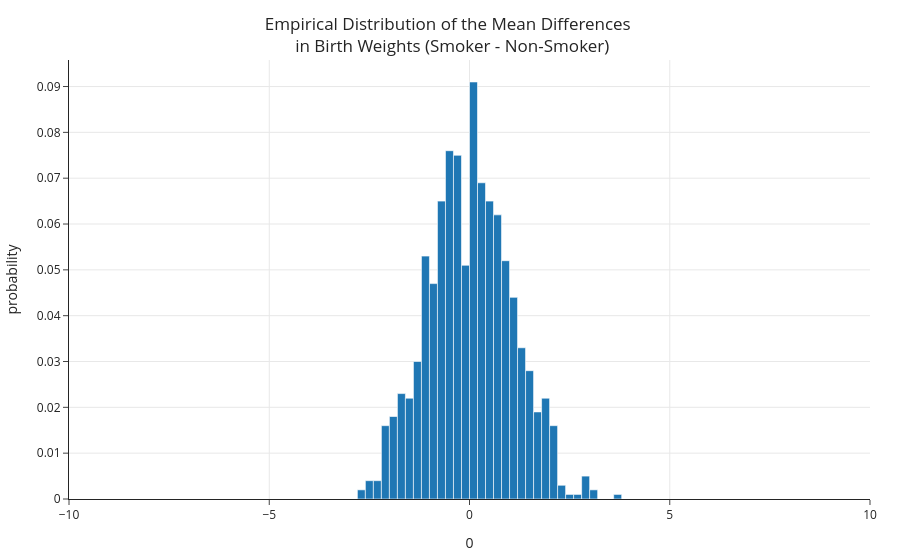

Notebook source saved alongside this figure:
### Markdown cell above
### Conclusion of the test

### Code cell
fig = px.histogram(
    pd.DataFrame(differences), x=0, nbins=50, histnorm='probability', 
    title='Empirical Distribution of the Mean Differences <br> in Birth Weights (Smoker - Non-Smoker)')
fig.add_vline(x=observed_difference, line_color='red')
fig.update_layout(xaxis_range=[-10, 10], margin=dict(t=60))

### Figure 1 — Plotly figure (JSON) as saved in the notebook; plotly's stock layout.template omitted (floating-point values rounded to 4 significant figures; data arrays with more than 128 entries replaced by an {"elided": "..."} marker saying what was removed)
{"data": [{"alignmentgroup": "True", "bingroup": "x", "histnorm": "probability", "hovertemplate": "0=%{x}<br>probability=%{y}<extra></extra>", "legendgroup": "", "marker": {"color": "#1F77B4", "pattern": {"shape": ""}}, "name": "", "nbinsx": 50, "offsetgroup": "", "orientation": "v", "showlegend": false, "type": "histogram", "x": {"elided": "1000 float values"}, "xaxis": "x", "yaxis": "y"}], "layout": {"autosize": true, "barmode": "relative", "legend": {"tracegroupgap": 0}, "margin": {"t": 60}, "shapes": [{"line": {"color": "red"}, "type": "line", "x0": -9.266, "x1": -9.266, "xref": "x", "y0": 0, "y1": 1, "yref": "y domain"}], "title": {"text": "Empirical Distribution of the Mean Differences <br> in Birth Weights (Smoker - Non-Smoker)"}, "xaxis": {"anchor": "y", "autorange": false, "domain": [0, 1], "range": [-10, 10], "title": {"text": "0"}, "type": "linear"}, "yaxis": {"anchor": "x", "autorange": true, "domain": [0, 1], "range": [0, 0.09579], "title": {"text": "probability"}}}}
